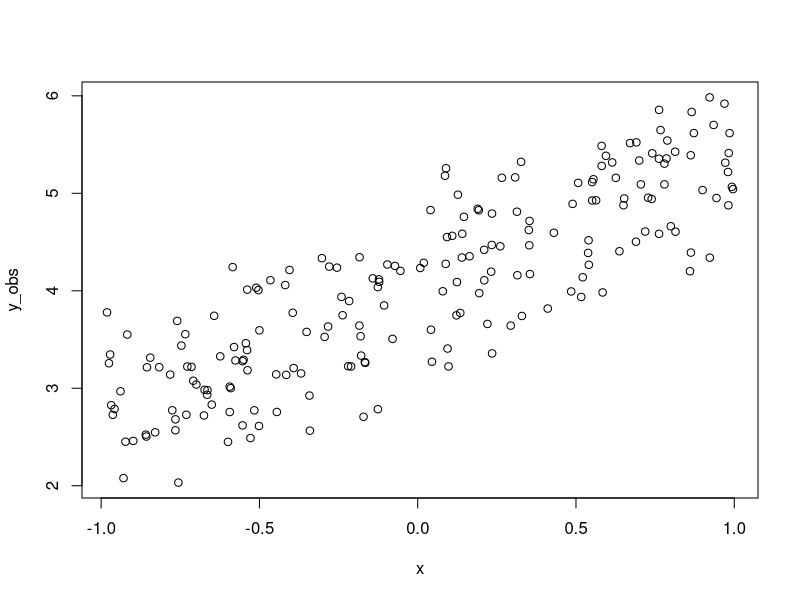
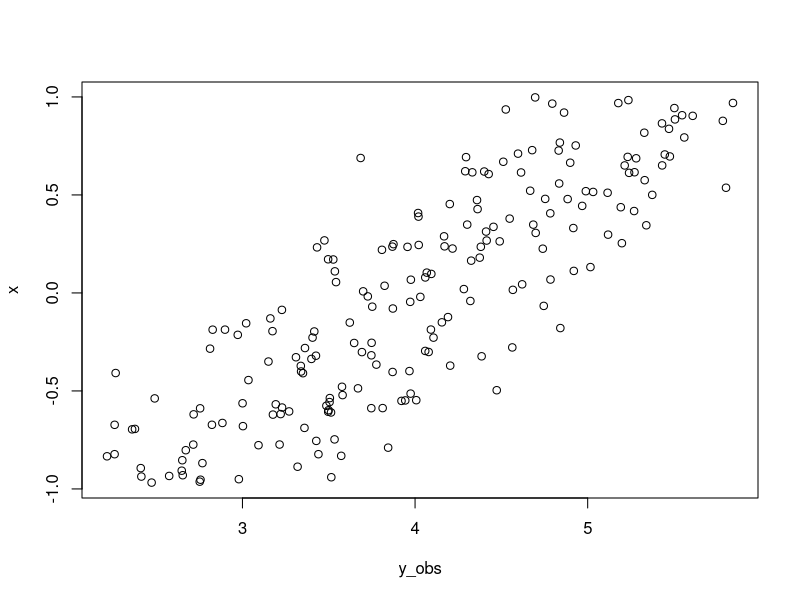
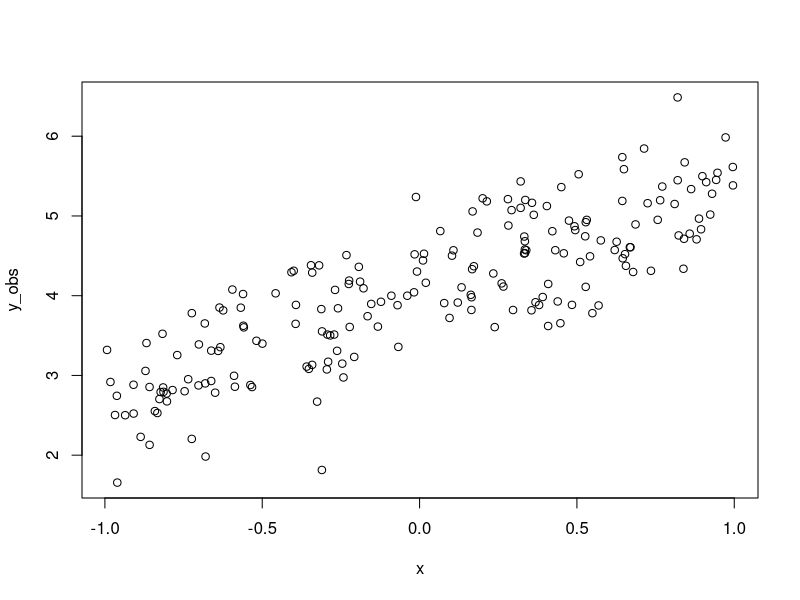

Write the R code that produced these figures, in order.
## ---- chunk 1
yintercept <- 4
slope <- 1.3
obs_error <- .5
x <- runif(200, min = -1, max = 1)
y_mean <- yintercept + slope * x
y_obs <- rnorm(200, mean = y_mean, sd = obs_error)
## ---- chunk 2
plot(y_obs ~ x)
## ---- chunk 3
#| output-location: column
yintercept <- 4
slope <- 1.3
obs_error <- .5
x <- runif(200, min = -1, max = 1)
y_mean <- yintercept + slope * x
y_obs <- rnorm(200, mean = y_mean, sd = obs_error)
plot(y_obs, x)
## ---- chunk 4
yintercept <- 4
slope <- 1.3
obs_error <- .5
x <- runif(200, min = -1, max = 1)
y_mean <- yintercept + slope * x
y_obs <- rnorm(200, mean = y_mean, sd = obs_error)
## ---- chunk 5
plot(y_obs ~ x)
